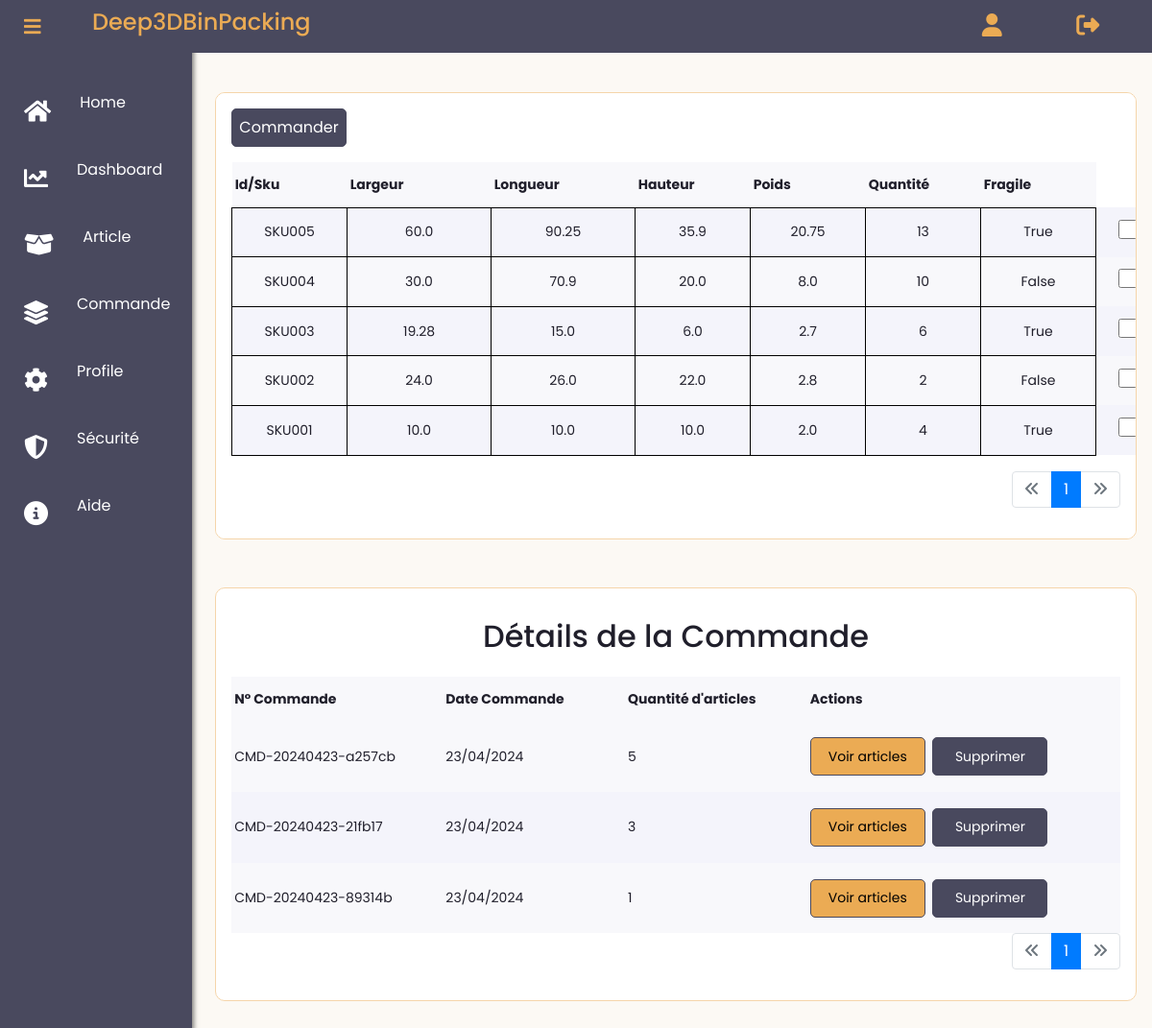
Before: /articles (signed in) with the older database file.
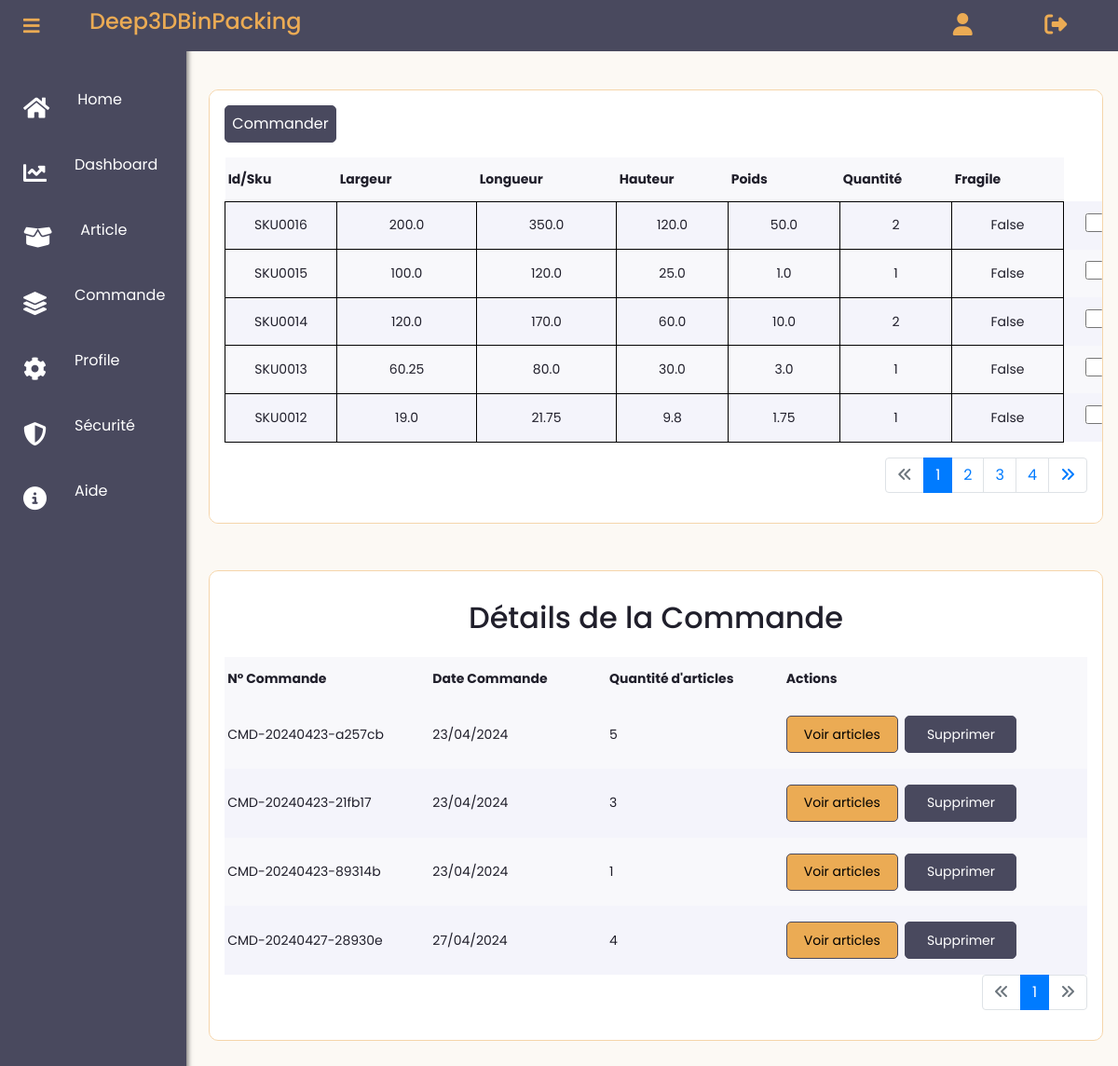
After: the same page with the newer database file.
### app/models.py (models this page shows, shortened)
class Article(db.Model):
    __tablename__ = 'Article'
    id = db.Column(db.Integer, primary_key=True, autoincrement=True)
    user_id = db.Column(db.Integer(), db.ForeignKey('User.id'))
    sku = db.Column(db.String(30), nullable=False)
    largeur = db.Column(db.Float(precision=5), nullable=False)
    longueur = db.Column(db.Float(precision=5), nullable=False)
    hauteur = db.Column(db.Float(precision=5), nullable=False)
    poids = db.Column(db.Float(precision=5), nullable=False)
    quantite = db.Column(db.Integer(), nullable=False)
    fragile = db.Column(db.Boolean(), default=False)
    date_creation = db.Column(db.Date,default=dt_date.today())
    commandes = db.relationship('Commande', secondary=association_table_article_commande, back_populates='articles')

class Commande(db.Model):
    __tablename__ = 'Commande'
    id = db.Column(db.Integer, primary_key=True, autoincrement=True)
    date_creation = db.Column(db.Date, default=dt_date.today())
    numero_commande = db.Column(db.String(50), unique=True, nullable=False)
    user_id = db.Column(db.Integer, db.ForeignKey('User.id'))
    conteneurs = db.relationship('Conteneur', secondary=association_table_commande_conteneur, back_populates='commandes')
    articles = db.relationship('Article', secondary=association_table_article_commande, back_populates='commandes')

### app/routes.py (the view)
@app.route("/articles")
def article():
    articles = current_user.articles
    page = request.args.get('page', 1, type=int)
    articles_pagination = Article.query.filter_by(user_id=current_user.id).order_by(Article.id.desc()).paginate(page=page, per_page=number_articles_per_page, error_out=False)
    commande_page = request.args.get('commandes_page', 1, type=int)
    commandes_pagination = Commande.query.filter_by(user_id=current_user.id).order_by(Commande.id.desc()).paginate(page=commande_page, per_page=number_commandes_per_page, error_out=False)
    user_commandes = Commande.query.filter_by(user_id=current_user.id).all()
    for commande in user_commandes:
        if len(commande.articles) == 0:
            db.session.delete(commande)
    db.session.commit()
    user_commandes = [commande for commande in user_commandes if len(commande.articles) > 0]
    return render_template('user_dashboard/list_article.html', articles=articles, articles_pagination=articles_pagination, commandes_pagination=commandes_pagination, commandes=user_commandes)

### app/models.py (called while the page is built)
@login_manager.user_loader
def load_user(user_id):
    return User.query.get(int(user_id))

### app/routes.py (called while the page is built)
@app.before_request
def before_request():
    if current_user.is_authenticated:
        g.image = url_for('static', filename='images/' + current_user.image) if current_user.image else None
    else:
        g.image = None

### app/templates/user_dashboard/list_article.html (shortened to what this page needs)
{% extends "user_dashboard/layout.html" %}
{% block content %}
{% if articles %}
<div class="card detail container">
    <div class="detail-header">
      <form method="POST" action="{{ url_for('create_commande') }}">
    <button type="submit" class="mb-3 download" style="background-color: #49495e; color: #fff; border: 1px solid #49495e; height: 40px;">Commander</button>
        <table>
          <tr>
            <th>Id/Sku</th>
            <th>Largeur</th>
            <th>Longueur</th>
            <th>Hauteur</th>
            <th>Poids</th>
            <th>Quantité</th>
            <th>Fragile</th>
          </tr>
          {% for article in articles_pagination.items %}
          <tr>
            <td style="border: 1px solid black; padding: 5px; text-align: center;">{{ article.sku }}</td>
            <td style="border: 1px solid black; padding: 5px; text-align: center;">{{ article.largeur }}</td>
            <td style="border: 1px solid black; padding: 5px; text-align: center;">{{ article.longueur }}</td>
            <td style="border: 1px solid black; padding: 5px; text-align: center;">{{ article.hauteur }}</td>
            <td style="border: 1px solid black; padding: 5px; text-align: center;">{{ article.poids }}</td>
            <td style="border: 1px solid black; padding: 5px; text-align: center;">{{ article.quantite }}</td>
            <td style="border: 1px solid black; padding: 5px; text-align: center;">{{ article.fragile }}</td>
            <td><input style="width: 20px; height: 20px; margin-left: 20px;" type="checkbox" name="selected_articles" value="{{ article.id }}"></td>
          </tr>
          {% endfor %}
        </table>
      </form>
    </div>
              <nav aria-label="Page navigation example">
                <ul class="pagination justify-content-end mt-3">
                  <li class="page-item {% if not articles_pagination.has_prev %}disabled{% endif %}">
                    <a class="page-link" {% if articles_pagination.has_prev %}href="{{ url_for('article', page=articles_pagination.prev_num) }}"{% endif %}><i class="fa-solid fa-angles-left"></i></a>
                  </li>
                  {% for page_num in articles_pagination.iter_pages() %}
                    {% if page_num %}
                      <li class="page-item {% if page_num == articles_pagination.page %}active{% endif %}">
                        <a class="page-link"  href="{{ url_for('article', page=page_num) }}">{{ page_num }}</a>
                      </li>
                    {% else %}
                      <li class="page-item disabled">
                        <a class="page-link"  href="#">...</a>
                      </li>
                    {% endif %}
                  {% endfor %}
                  <li class="page-item {% if not articles_pagination.has_next %}disabled{% endif %}">
                    <a class="page-link" {% if articles_pagination.has_next %}href="{{ url_for('article', page=articles_pagination.next_num) }}"{% endif %}><i class="fa-solid fa-angles-right"></i></a>
                  </li>
                </ul>
              </nav>
    {% endif %}
</div>
{% if commandes %}
<div class="card detail container" style="margin-top: 50px;">
  <div class="text-center"><h2>Détails de la Commande</h2></div>
  <div class="detail-header">
  <table class="">
      <thead>
          <tr>
              <th scope="col">N° Commande</th>
              <th scope="col">Date Commande</th>
              <th scope="col">Quantité d'articles</th>
              <th scope="col">Actions</th>
          </tr>
      </thead>
      <tbody>
        {% for commande in commandes %}
          <tr>
              <td>{{ commande.numero_commande }}</td>
              <td>
                {% if commande.date_creation %}
                    {{ commande.date_creation.strftime('%d/%m/%Y') }}
                {% else %}
                    Date de création non disponible
                {% endif %}
            </td>
              <td>{{ commande.articles|length }}</td>
              <td>
                  <button class="" data-bs-toggle="modal" style="background-color: #ebab54; border: #ebab54; color: black; border: 1px solid #49495e; height: 40px;" data-bs-target="#commandeDetailsModal-{{ commande.id }}">Voir articles</button>
                  <button type="button" class="btn-sm m-1 delete"  style="background-color: #49495e; color: #fff; border: 1px solid #49495e; height: 40px;" data-toggle="modal" data-target="#deleteModal{{commande.id}}">Supprimer</button>
              </td>
          </tr>
          {% endfor %}
      </tbody>
  </table>
</div>
<nav aria-label="Page navigation example mt-3">
  <ul class="pagination justify-content-end">
    <li class="page-item {% if not commandes_pagination.has_prev %}disabled{% endif %}">
      <a class="page-link" {% if commandes_pagination.has_prev %}href="{{ url_for('article', commandes_page=commandes_pagination.prev_num) }}"{% endif %}><i class="fa-solid fa-angles-left"></i></a>
    </li>
    {% for page_num in commandes_pagination.iter_pages() %}
      {% if page_num %}
        <li class="page-item {% if page_num == commandes_pagination.page %}active{% endif %}">
          <a class="page-link"  href="{{ url_for('article', commandes_page=page_num) }}">{{ page_num }}</a>
        </li>
      {% else %}
        <li class="page-item disabled">
          <a class="page-link"  href="#">...</a>
        </li>
      {% endif %}
    {% endfor %}
    <li class="page-item {% if not commandes_pagination.has_next %}disabled{% endif %}">
      <a class="page-link" {% if commandes_pagination.has_next %}href="{{ url_for('article', commandes_page=commandes_pagination.next_num) }}"{% endif %}><i class="fa-solid fa-angles-right"></i></a>
    </li>
  </ul>
</nav>
</div>
{% else %}
<div class="card card-message">
  <p>Vous n'avez aucune commande pour l'instant.</p>
</div>{% endif %}
{% endblock content %}

### app/templates/user_dashboard/layout.html (shortened to what this page needs)
<!DOCTYPE html>
<html>
<head>
    <link rel="stylesheet" href="https://maxcdn.bootstrapcdn.com/bootstrap/4.0.0/css/bootstrap.min.css">
       <link href="https://cdnjs.cloudflare.com/ajax/libs/font-awesome/5.15.3/css/all.min.css" rel="stylesheet">
       <link rel="stylesheet" type="text/css" href="{{ url_for('static', filename='client/main.css') }}">
       <link rel="stylesheet" type="text/css" href="{{ url_for('static', filename='client/account.css') }}">
    <body>
      <nav class="navbar ">
        <a class="deep" style="color: #ebab54; text-decoration: none;" href="{{ url_for('home') }}">
          <h4>Deep3DBinPacking</h4>
        </a>
        <div class="profile">
          {% if current_user.is_authenticated %}
          <a href="{{ url_for('account') }}"><i class="fa-solid fa-user " style="font-size: 24px; color: #ebab54;"></i></a>
          <a href="{{ url_for('logout') }}"><i class="fa-solid fa-right-from-bracket" style="font-size: 24px; color: #ebab54;"></i> </a>
          {% endif %}
        </div>
      </nav>
      <label class="side-toggle" for="toggle"><span class="fas fa-bars"></span></label>
      <div class="sidebar">
        <div class="sidebar-menu">
          <span class="fas fa-home"></span><a style="text-decoration: none; color: white; " href="{{url_for('home')}}"><p>Home</p></a>
        </div>
        <div class="sidebar-menu">
          <span class="fas fa-chart-line"></span>
          <a style="text-decoration: none; color: white;" href="{{url_for('acceuil_client')}}">
            <p>Dashboard</p>
          </a>
        </div>
        <div class="sidebar-menu">
          <span class="fa-solid fa-box-open"></span>
          <a style="text-decoration: none; color: white;" href="{{url_for('new_article')}}">
            <p>Article</p>
          </a>
        </div>
        <div class="sidebar-menu">
          <span class="fas fa-layer-group"></span>
          <a style="text-decoration: none; color: white;" href="{{ url_for('article') }}">
            <p>Commande</p>
          </a>
        </div>
        <div class="sidebar-menu">
          <span class="fas fa-cog"></span><a style="text-decoration: none; color: white; " href="{{url_for('account')}}"><p>Profile</p></a>
        </div>
        <div class="sidebar-menu">
          <span class="fas fa-shield-halved"></span><a style="text-decoration: none; color: white; " href="{{url_for('securite')}}"><p>Sécurité</p></a>
        </div>
        <div class="sidebar-menu">
          <span class="fa-solid fa-circle-info"></span><a style="text-decoration: none; color: white;" href="{{url_for('about')}}"><p>Aide</p></a>
        </div>
      </div>
      <main role="main">
        <div class="row">
          <div class="col-lg-12">
            {% block content %}{% endblock %}
          </div>
        </div>
      </main>
    </body>
</html>

### app/static/client/main.css (style rules this page uses)
* { margin: 0; padding: 0; box-sizing: border-box; outline: none; font-family: "Poppins", sans-serif; }
body { background-color: #fcf9f4; }
h2 { font: 18px; padding: 15px 0; }
.navbar { display: flex; position: fixed; justify-content: space-between; align-items: center; width: 100%; height: 55px; top: 0; left: 0; background-color: #49495e; z-index: 2; padding-left: 6rem; }
.profile { display: flex; width: 32%; max-width: 200px; justify-content: space-around; align-items: center; }
.side-toggle { position: fixed; z-index: 2; top: 12.5px; left: 25px; float: right; font-size: 20px; cursor: pointer; color: #ebab54; }
.sidebar { position: fixed; height: 100%; width: 200px; left: 0; top: 0; padding: 80px 0 200px 0; color: #fff; background-color: #49495E; box-shadow: 2px 0 5px rgba(0, 0, 0, 0.5); }
.sidebar-menu { display: flex; align-items: center; padding: 15px 25px; width: 100%; cursor: pointer; transition: all 0.2s ease-in-out; }
.sidebar-menu > span { font-size: 25px; padding-right: 30px; }
main { min-height: 100%; padding: 6rem 1rem 2rem 14rem; color: #201f2b; }
.card { background-color: #fff; padding: 1rem; border-radius: 10px; }
.detail { grid-area: detail; overflow-x: auto; }
.detail-header { display: grid; grid-auto-flow: column; justify-items: space-between; align-items: center; }
.detail-header button { height: 30px; width: 120px; border: 1px solid #2d2b98; background-color: #2d2b98; color:#f2f2f2; border-radius: 5px; cursor: pointer; transition: all 0.2s ease-in; }
.detail table { width: 100%; border-collapse: collapse; }
.detail table tr:nth-child(odd) { background-color: #f8f8fb; }
.detail table tr { background-color: #f4f4fb; }
.detail table th, .detail table td { padding: 0.8rem 0.2rem; text-align: left; min-width: 120px; font-size: 14px; }
.detail table tr td:nth-child(2), .detail table tr td:nth-child(3) { min-width: 150px; }
.delete { background-color: #49495e; color: #fff; border: 1px solid #49495e; }

### app/static/client/account.css (style rules this page uses)
.row { display: flex; flex-wrap: wrap; margin-right: -15px; margin-left: -15px; }
.card { border: solid 1px #f5d5aa; }
button, input { overflow: visible; }

Changed rows visible on the page:
no longer on this page (row unchanged): Article: sku "SKU005", largeur "60.0", longueur "90.25", hauteur "35.9", poids "20.75", quantite "13", fragile "True"
no longer on this page (row unchanged): Article: sku "SKU004", largeur "30.0", longueur "70.9", hauteur "20.0", poids "8.0", quantite "10", fragile "False"
no longer on this page (row unchanged): Article: sku "SKU003", largeur "19.28", longueur "15.0", hauteur "6.0", poids "2.7", quantite "6", fragile "True"
no longer on this page (row unchanged): Article: sku "SKU002", largeur "24.0", longueur "26.0", hauteur "22.0", poids "2.8", quantite "2", fragile "False"
no longer on this page (row unchanged): Article: sku "SKU001", largeur "10.0", longueur "10.0", hauteur "10.0", poids "2.0", quantite "4", fragile "True"
added Article: sku "SKU0016", largeur "200.0", longueur "350.0", hauteur "120.0", poids "50.0", quantite "2", fragile "False"
added Article: sku "SKU0015", largeur "100.0", longueur "120.0", hauteur "25.0", poids "1.0", quantite "1", fragile "False"
added Article: sku "SKU0014", largeur "120.0", longueur "170.0", hauteur "60.0", poids "10.0", quantite "2", fragile "False"
added Article: sku "SKU0013", largeur "60.25", longueur "80.0", hauteur "30.0", poids "3.0", quantite "1", fragile "False"
added Article: sku "SKU0012", largeur "19.0", longueur "21.75", hauteur "9.8", poids "1.75", quantite "1", fragile "False"
added Commande: numero_commande "CMD-20240427-28930e", date_creation "27/04/2024", articles|length "4"
Other visible differences:
new list line: "2"
new list line: "3"
new list line: "4"
